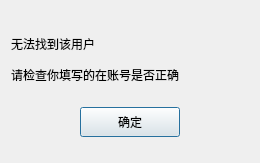
<?xml version="1.0" encoding="UTF-8"?>
<ui version="4.0">
 <class>FindFailDlg</class>
 <widget class="QDialog" name="FindFailDlg">
  <property name="geometry">
   <rect>
    <x>0</x>
    <y>0</y>
    <width>260</width>
    <height>163</height>
   </rect>
  </property>
  <property name="windowTitle">
   <string>Dialog</string>
  </property>
  <layout class="QVBoxLayout" name="verticalLayout">
   <item>
    <spacer name="verticalSpacer">
     <property name="orientation">
      <enum>Qt::Orientation::Vertical</enum>
     </property>
     <property name="sizeType">
      <enum>QSizePolicy::Policy::Fixed</enum>
     </property>
     <property name="sizeHint" stdset="0">
      <size>
       <width>20</width>
       <height>20</height>
      </size>
     </property>
    </spacer>
   </item>
   <item>
    <widget class="QLabel" name="fail_tip">
     <property name="minimumSize">
      <size>
       <width>0</width>
       <height>25</height>
      </size>
     </property>
     <property name="maximumSize">
      <size>
       <width>16777215</width>
       <height>25</height>
      </size>
     </property>
     <property name="text">
      <string>无法找到该用户</string>
     </property>
    </widget>
   </item>
   <item>
    <widget class="QLabel" name="fail_tip2">
     <property name="minimumSize">
      <size>
       <width>0</width>
       <height>25</height>
      </size>
     </property>
     <property name="maximumSize">
      <size>
       <width>16777215</width>
       <height>25</height>
      </size>
     </property>
     <property name="text">
      <string>请检查你填写的在账号是否正确</string>
     </property>
    </widget>
   </item>
   <item>
    <widget class="QWidget" name="widget" native="true">
     <layout class="QHBoxLayout" name="horizontalLayout">
      <item>
       <widget class="ClickedBtn" name="fail_sure_btn">
        <property name="minimumSize">
         <size>
          <width>100</width>
          <height>30</height>
         </size>
        </property>
        <property name="maximumSize">
         <size>
          <width>100</width>
          <height>30</height>
         </size>
        </property>
        <property name="text">
         <string>确定</string>
        </property>
       </widget>
      </item>
     </layout>
    </widget>
   </item>
  </layout>
 </widget>
 <customwidgets>
  <customwidget>
   <class>ClickedBtn</class>
   <extends>QPushButton</extends>
   <header location="global">clickedbtn.h</header>
  </customwidget>
 </customwidgets>
 <resources/>
 <connections/>
</ui>
